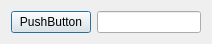
<?xml version="1.0" encoding="UTF-8"?>
<ui version="4.0">
 <class>Dialog</class>
 <widget class="QDialog" name="Dialog">
  <property name="geometry">
   <rect>
    <x>0</x>
    <y>0</y>
    <width>212</width>
    <height>42</height>
   </rect>
  </property>
  <property name="windowTitle">
   <string>Dialog</string>
  </property>
  <layout class="QHBoxLayout" name="horizontalLayout">
   <item>
    <widget class="QPushButton" name="pushButton">
     <property name="text">
      <string>PushButton</string>
     </property>
    </widget>
   </item>
   <item>
    <widget class="QLineEdit" name="lineEdit">
     <property name="echoMode">
      <enum>QLineEdit::Password</enum>
     </property>
    </widget>
   </item>
  </layout>
 </widget>
 <resources/>
 <connections/>
</ui>
